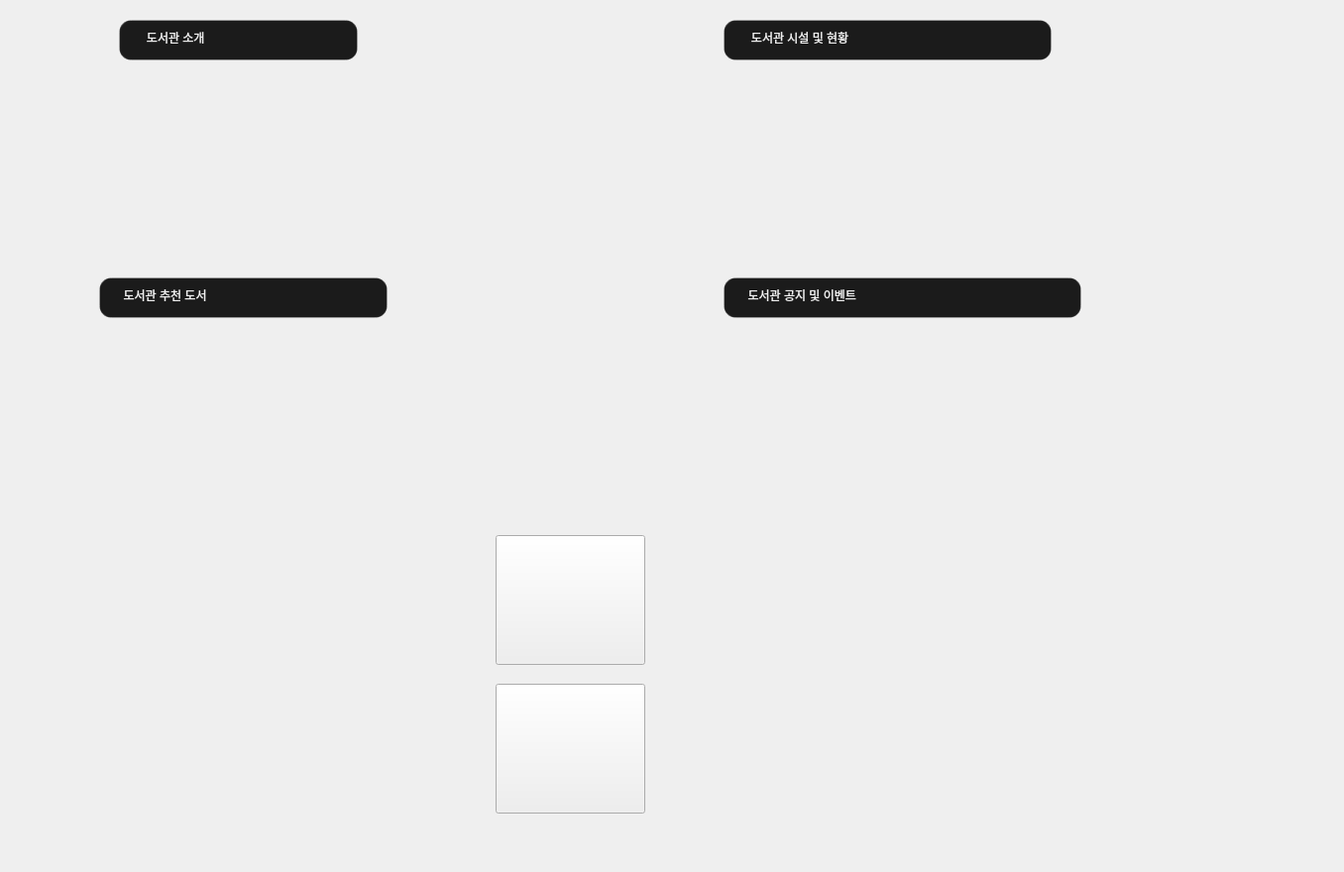
<?xml version="1.0" encoding="UTF-8"?>
<ui version="4.0">
 <class>Form</class>
 <widget class="QWidget" name="Form">
  <property name="geometry">
   <rect>
    <x>0</x>
    <y>0</y>
    <width>1356</width>
    <height>880</height>
   </rect>
  </property>
  <property name="windowTitle">
   <string>Form</string>
  </property>
  <widget class="QWidget" name="widget" native="true">
   <property name="geometry">
    <rect>
     <x>0</x>
     <y>80</y>
     <width>541</width>
     <height>201</height>
    </rect>
   </property>
   <layout class="QVBoxLayout" name="verticalLayout">
    <property name="spacing">
     <number>5</number>
    </property>
    <property name="leftMargin">
     <number>5</number>
    </property>
    <property name="topMargin">
     <number>5</number>
    </property>
    <property name="rightMargin">
     <number>5</number>
    </property>
    <property name="bottomMargin">
     <number>5</number>
    </property>
    <item>
     <widget class="QStackedWidget" name="stackedWidget">
      <property name="currentIndex">
       <number>1</number>
      </property>
      <widget class="QWidget" name="page"/>
      <widget class="QWidget" name="page_2"/>
     </widget>
    </item>
   </layout>
  </widget>
  <widget class="QPushButton" name="pushButton">
   <property name="geometry">
    <rect>
     <x>500</x>
     <y>540</y>
     <width>151</width>
     <height>131</height>
    </rect>
   </property>
   <property name="text">
    <string/>
   </property>
   <property name="icon">
    <iconset resource="icons.qrc">
     <normaloff>:/newPrefix/r.png</normaloff>:/newPrefix/r.png</iconset>
   </property>
   <property name="iconSize">
    <size>
     <width>160</width>
     <height>203</height>
    </size>
   </property>
  </widget>
  <widget class="QLineEdit" name="lineEdit">
   <property name="geometry">
    <rect>
     <x>120</x>
     <y>20</y>
     <width>241</width>
     <height>41</height>
    </rect>
   </property>
   <property name="styleSheet">
    <string notr="true">QLineEdit{
	background-color:rgb(27,27,27);
	border-radius:12px;
	color:rgb(240,240,240);
	padding-left:15px;
	border: 1px solid rgba(255, 255, 255, 50);
	font: 24pt &quot;Agency FB&quot;;
}
QLineEdit:focus{
	border: 1px solid rgba(99, 173, 229, 150);
}</string>
   </property>
   <property name="text">
    <string>   도서관 소개</string>
   </property>
  </widget>
  <widget class="QWidget" name="widget_2" native="true">
   <property name="geometry">
    <rect>
     <x>640</x>
     <y>80</y>
     <width>481</width>
     <height>191</height>
    </rect>
   </property>
   <layout class="QVBoxLayout" name="verticalLayout_2">
    <item>
     <widget class="QStackedWidget" name="stackedWidget_2">
      <widget class="QWidget" name="page_3"/>
      <widget class="QWidget" name="page_4"/>
     </widget>
    </item>
   </layout>
  </widget>
  <widget class="QWidget" name="widget_3" native="true">
   <property name="geometry">
    <rect>
     <x>10</x>
     <y>333</y>
     <width>531</width>
     <height>201</height>
    </rect>
   </property>
   <layout class="QVBoxLayout" name="verticalLayout_3">
    <item>
     <widget class="QStackedWidget" name="stackedWidget_3">
      <widget class="QWidget" name="page_5"/>
      <widget class="QWidget" name="page_6"/>
     </widget>
    </item>
   </layout>
  </widget>
  <widget class="QWidget" name="widget_4" native="true">
   <property name="geometry">
    <rect>
     <x>640</x>
     <y>343</y>
     <width>481</width>
     <height>191</height>
    </rect>
   </property>
   <layout class="QVBoxLayout" name="verticalLayout_4">
    <item>
     <widget class="QStackedWidget" name="stackedWidget_4">
      <property name="currentIndex">
       <number>1</number>
      </property>
      <widget class="QWidget" name="page_7"/>
      <widget class="QWidget" name="page_8"/>
     </widget>
    </item>
   </layout>
  </widget>
  <widget class="QPushButton" name="pushButton_2">
   <property name="geometry">
    <rect>
     <x>500</x>
     <y>690</y>
     <width>151</width>
     <height>131</height>
    </rect>
   </property>
   <property name="text">
    <string/>
   </property>
   <property name="icon">
    <iconset resource="icons.qrc">
     <normaloff>:/newPrefix/d.png</normaloff>:/newPrefix/d.png</iconset>
   </property>
   <property name="iconSize">
    <size>
     <width>130</width>
     <height>150</height>
    </size>
   </property>
  </widget>
  <widget class="QLineEdit" name="lineEdit_5">
   <property name="geometry">
    <rect>
     <x>730</x>
     <y>20</y>
     <width>331</width>
     <height>41</height>
    </rect>
   </property>
   <property name="styleSheet">
    <string notr="true">QLineEdit{
	background-color:rgb(27,27,27);
	border-radius:12px;
	color:rgb(240,240,240);
	padding-left:15px;
	border: 1px solid rgba(255, 255, 255, 50);
	font: 24pt &quot;Agency FB&quot;;
}
QLineEdit:focus{
	border: 1px solid rgba(99, 173, 229, 150);
}</string>
   </property>
   <property name="text">
    <string>   도서관 시설 및 현황</string>
   </property>
  </widget>
  <widget class="QLineEdit" name="lineEdit_2">
   <property name="geometry">
    <rect>
     <x>100</x>
     <y>280</y>
     <width>291</width>
     <height>41</height>
    </rect>
   </property>
   <property name="styleSheet">
    <string notr="true">QLineEdit{
	background-color:rgb(27,27,27);
	border-radius:12px;
	color:rgb(240,240,240);
	padding-left:15px;
	border: 1px solid rgba(255, 255, 255, 50);
	font: 24pt &quot;Agency FB&quot;;
}
QLineEdit:focus{
	border: 1px solid rgba(99, 173, 229, 150);
}</string>
   </property>
   <property name="text">
    <string>  도서관 추천 도서</string>
   </property>
  </widget>
  <widget class="QLineEdit" name="lineEdit_3">
   <property name="geometry">
    <rect>
     <x>730</x>
     <y>280</y>
     <width>361</width>
     <height>41</height>
    </rect>
   </property>
   <property name="styleSheet">
    <string notr="true">QLineEdit{
	background-color:rgb(27,27,27);
	border-radius:12px;
	color:rgb(240,240,240);
	padding-left:15px;
	border: 1px solid rgba(255, 255, 255, 50);
	font: 24pt &quot;Agency FB&quot;;
}
QLineEdit:focus{
	border: 1px solid rgba(99, 173, 229, 150);
}</string>
   </property>
   <property name="text">
    <string>  도서관 공지 및 이벤트</string>
   </property>
  </widget>
 </widget>
 <resources>
  <include location="icons.qrc"/>
 </resources>
 <connections/>
</ui>
